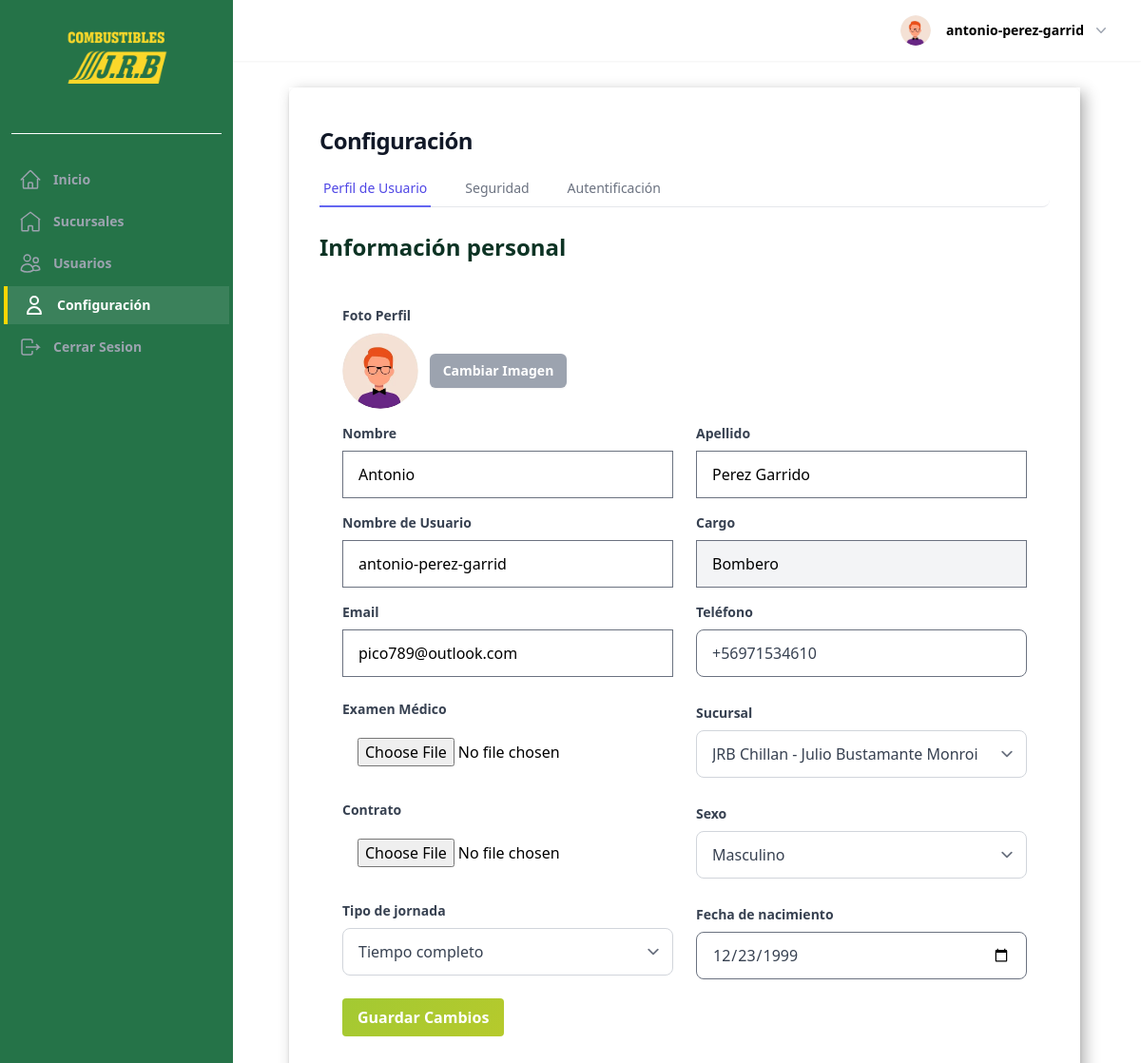
Before: /configuracion/ (signed in) with the older database file.
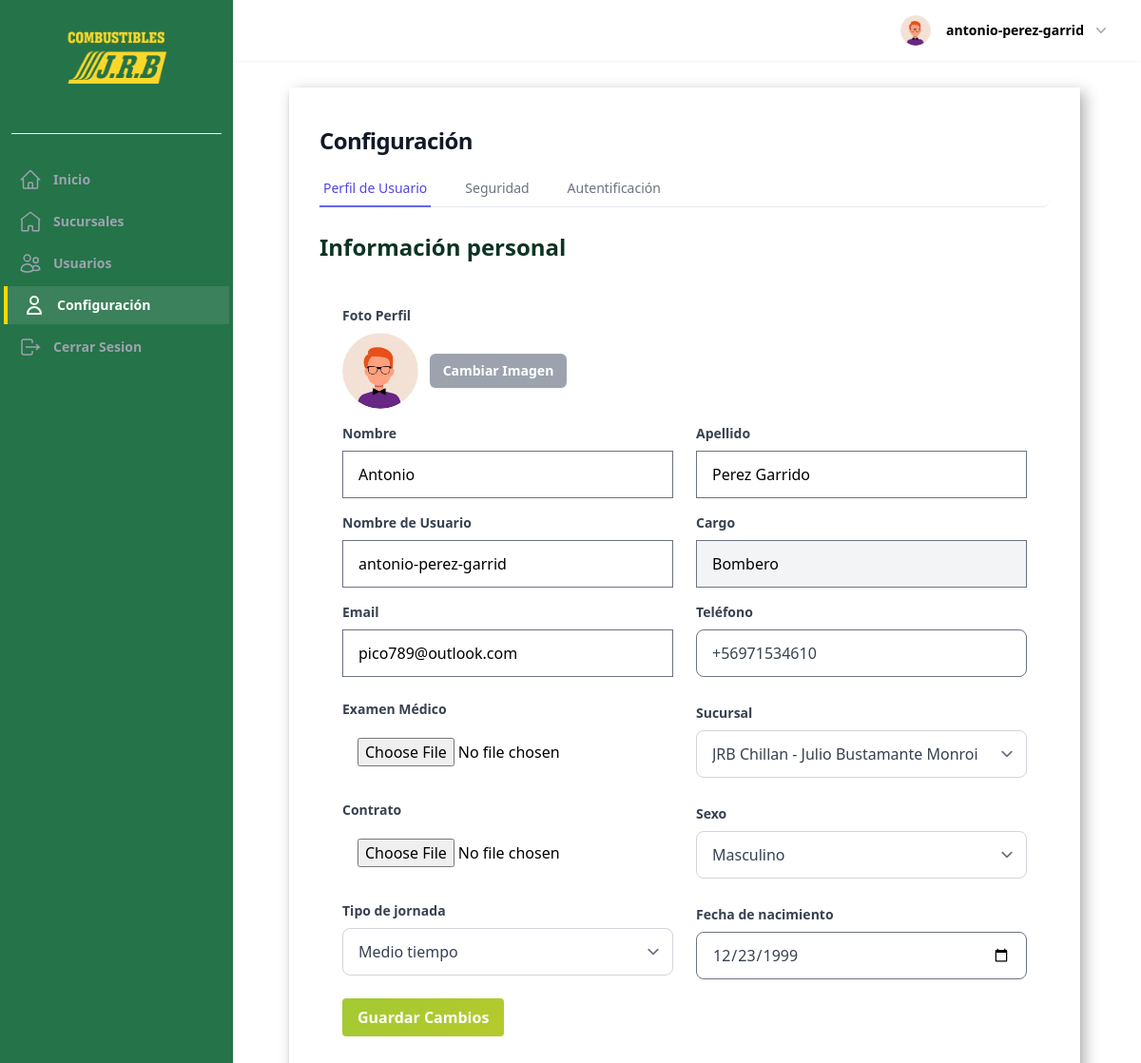
After: the same page with the newer database file.
### UsuarioApp/models.py (models this page shows, shortened)
class Profile(models.Model):
    last_activity = models.DateTimeField(null=True, blank=True)
    image = models.ImageField(upload_to=profile_picture_path, default="profile.webp")
    user_FK = models.OneToOneField(
        User, on_delete=models.CASCADE, related_name="profile",
    )
    position_FK = models.ForeignKey(
        Position, on_delete=models.SET_NULL, null=True, blank=True
    )
    company_rut = models.CharField(
        max_length=12,
        blank=True,
        null=True,
        validators=[
            RegexValidator(
                regex=r"^[0-9.]+-[0-9kK]{1}$",
                message="Ingrese un RUT válido en el formato 12.345.678-9",
            )
        ],
        verbose_name="RUT Empresa",
    )
    phone = models.CharField(max_length=20, blank=True, verbose_name="Teléfono")
    gender = models.CharField(
        max_length=1,
        choices=GENDER_CHOICES,
        null=True,
        blank=True,
        verbose_name="Sexo",
    )
    date_of_birth = models.DateField(
        null=True,
        blank=True,
        verbose_name="Fecha de nacimiento",
    )
    salario = models.DecimalField(
        max_digits=10, decimal_places=2, null=True, blank=True, verbose_name="Salario",
    )
    address = models.CharField(max_length=255, blank=True, verbose_name="Dirección")
    date_of_hire = models.DateField(null=True, blank=True, verbose_name="Fecha de contratación")
    is_partime = models.BooleanField(
        default=False,
        choices=[(True, "Tiempo completo"), (False, "Medio tiempo")],
        verbose_name="Tipo de jornada",
    )
    examen_medico = models.FileField(
        upload_to="documentos/examenes/",
        null=True,
        blank=True,
        verbose_name="Examen médico",
    )
    contrato = models.FileField(
        upload_to="documentos/contratos/",
        null=True,
        blank=True,
        verbose_name="Contrato",
    )
    current_branch = models.ForeignKey(
        Sucursal,
        on_delete=models.SET_NULL,
        null=True,
        blank=True,
        related_name="current_profiles",
        verbose_name="Sucursal actual",
    )
    rut = models.CharField(
        max_length=12,
        blank=True,
        null=True,
        unique=True,
        verbose_name="RUT",
        help_text="RUT sin puntos, con guión opcional. Ej: 12345678-5",
    )
    def save(self, *args, **kwargs):
        update_last_activity = kwargs.pop("update_last_activity", False)
        if update_last_activity:
            self.last_activity = timezone.now()
            kwargs["update_fields"] = ["last_activity"]
        if self.pk:
            handle_old_image(Profile, self.pk, self.image)
        super(Profile, self).save(*args, **kwargs)
        if self.image and os.path.exists(self.image.path):
            resize_image(self.image.path, 300)
            crop_image(self.image.path, 300)
    def update_last_activity(self):
        self.save(update_last_activity=True)
    def _has_permission(self, code: str) -> bool:
        return bool(self.position_FK and self.position_FK.permission_code == code)
    def is_owner(self) -> bool:
        return self._has_permission("OWNER")
    def is_admin(self) -> bool:
        return self._has_permission("ADMINISTRATOR")
    def is_accountant(self) -> bool:
        return self._has_permission("ACCOUNTANT")
    def is_head_ATTENDANT(self) -> bool:
        return self._has_permission("HEAD_ATTENDANT")
    def is_ATTENDANT(self) -> bool:
        return self._has_permission("ATTENDANT")
    class Meta:
        verbose_name = "Perfil"
        verbose_name_plural = "Perfiles"
        ordering = ["-id"]

### UsuarioApp/views.py (the view, shortened to what this page needs)
# urls.py: path("configuracion/", views.ConfigurationView.as_view(), name="configuracion"),
class ConfigurationView(LoginRequiredMixin, ProfileFormProcessingMixin, View):
    template_name = "pages/perfil/configuracion.html"
    success_redirect_name = "configuracion"
    error_message = "Corrige los errores para continuar."
    def get(self, request, *args, **kwargs):
        user = request.user
        profile = user.profile
        user_form = UserUpdateForm(instance=user)
        profile_form = ProfileUpdateForm(instance=profile, user=user)
        password_form = CustomPasswordChangeForm(user=user)
        password_form.helper = FormHelper()
        password_form.helper.form_tag = False
        context = {
            "user_form": user_form,
            "profile_form": profile_form,
            "password_form": password_form,
        }
        return render(request, self.template_name, context)

### UsuarioApp/forms.py
class UserUpdateForm(forms.ModelForm):
    def __init__(self, *args, **kwargs):
        super().__init__(*args, **kwargs)
        self.helper = FormHelper()
        self.helper.form_tag = False
        layout_fields = []
        if "username" in self.fields:
            layout_fields.append("username")
        layout_fields.append("email")
        name_fields = []
        if "first_name" in self.fields:
            name_fields.append(Div("first_name", css_class="flex-1"))
        if "last_name" in self.fields:
            name_fields.append(Div("last_name", css_class="flex-1"))
        name_div = Div(*name_fields, css_class="flex gap-4") if name_fields else None
        layout_items = layout_fields
        if name_div is not None:
            layout_items.append(name_div)
        self.helper.layout = Layout(*layout_items)
    class Meta:
        model = User
        fields = [
            "username",
            "email",
            "first_name",
            "last_name",
        ]

### sucursalApp/models.py (called while the page is built)
    def __str__(self) -> str:
        return f"{self.name} - {self.company.business_name}"

### templates/pages/perfil/configuracion.html (shortened to what the changed rows need)
{% extends "components/Layout/base_pages.html" %}
{% load static %}
{% load tailwind_filters %}
{% load allauth i18n %}
{% load widget_tweaks %}
{% block content_pages %}
<h1 class="max-w-2xl font-bold tracking-tight text-gray-900 text-2xl mb-4">Configuración</h1>
<div>
    <div id="perfil" class="tab-content mt-6">
        <h2 class="h1-title-forms">Información personal</h2>
        <section class="p-6 rounded mt-4">
            <form method="post" enctype="multipart/form-data">
                <div class="flex gap-6 w-1">
                    <div class="flex-1">
                        <div>
                            <label for="{{ profile_form.examen_medico.id_for_label }}" class="block text-gray-700 text-sm font-bold mb-2 mt-6">Examen Médico</label>
                            {{ profile_form.examen_medico|add_class:"py-3 px-4 text-base w-full" }}
                        </div>
                        <div class="mt-6">
                            <label for="{{ profile_form.contrato.id_for_label }}" class="block text-gray-700 text-sm font-bold mb-2">Contrato</label>
                            {{ profile_form.contrato|add_class:"py-3 px-4 text-base w-full" }}
                        </div>
                        <div class="mt-6">
                            <label for="{{ profile_form.is_partime.id_for_label }}" class="block text-gray-700 text-sm font-bold mb-2">Tipo de jornada</label>
                            {{ profile_form.is_partime|add_class:"py-3 px-4 text-base w-full" }}
                        </div>
                    </div>
                    <div class="flex-1">
                        <div class="grid grid-cols-2 gap-4">
                            <div class="">
                                <label for="{{ profile_form.phone.id_for_label }}" class="block text-gray-700 text-sm font-bold mb-2">Teléfono</label>
                                {{ profile_form.phone|add_class:"py-3 px-4 text-base w-full" }}
                            </div>
                            <div class="">
                                <label for="{{ profile_form.current_branch.id_for_label }}" class="block text-gray-700 text-sm font-bold mb-2">Sucursal</label>
                                {{ profile_form.current_branch|add_class:"py-3 px-4 text-base w-full" }}
                            </div>
                            <div class="">
                                <label for="{{ profile_form.gender.id_for_label }}" class="block text-gray-700 text-sm font-bold mb-2">Sexo</label>
                                {{ profile_form.gender|add_class:"py-3 px-4 text-base w-full" }}
                            </div>
                            <div class="">
                                <label for="{{ profile_form.date_of_birth.id_for_label }}" class="block text-gray-700 text-sm font-bold mb-2">Fecha de nacimiento</label>
                                {{ profile_form.date_of_birth|add_class:"py-3 px-4 text-base w-full" }}
                            </div>
                        </div>
                    </div>
                </div>
            </form>
        </section>
    </div>
</div>
                {% url 'account_change_password' as action_url %}
{% endblock content_pages %}

Changed rows visible on the page:
changed Profile "JRB Chillan - Julio Bustamante Monroi": is_partime "Tiempo completo" → "Medio tiempo"
